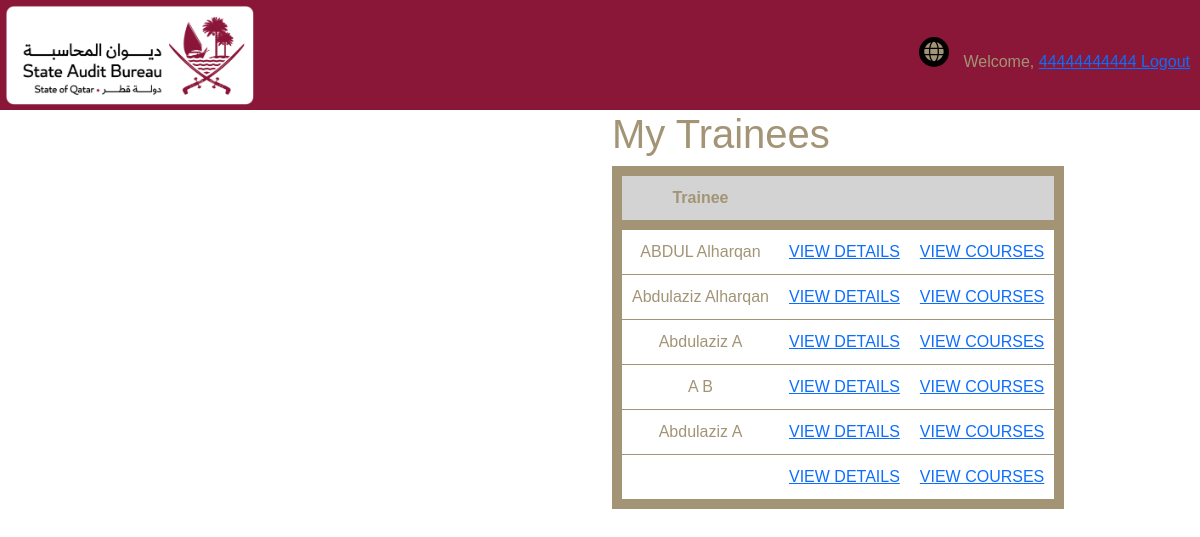
Page /my-trainees/ (signed in) on the committed database.
### accounts/models.py (models this page shows, shortened)
class CustomUser(AbstractUser):
    username = models.CharField(max_length=11, unique=True)
    email = models.EmailField(max_length=254)
    first_name = models.CharField(max_length=30)
    last_name = models.CharField(max_length=30)
    ROLE_CHOICES = (
        ('trainee', 'Trainee'),
        ('admin', 'Admin'),
        ('manager', 'Manager'),
    )
    role = models.CharField(max_length=10, choices=ROLE_CHOICES, default="trainee")
    secret_key = models.CharField(max_length=16, blank=True, null=True)
    USERNAME_FIELD = "username"
    REQUIRED_FIELDS = "email", "first_name", "last_name", "role"
    def get_name(self):
        return self.first_name + " " + self.last_name
    def __str__(self):
        return self.username

### base/models.py (models this page shows)
class Trainee(models.Model):
    trainee = models.OneToOneField(CustomUser, on_delete=models.CASCADE)
    phone = models.CharField(max_length=100)
    address = models.CharField(max_length=200, null=True)
    organization = models.CharField(max_length=200)
    job = models.CharField(max_length=100)
    manager = models.ForeignKey(Manager, on_delete=models.CASCADE)
    def __str__(self):
        return self.trainee.get_name()

### base/manager_views.py (the view)
# urls.py: path('my-trainees/', managerTrainees, name="manager-trainees"),
def managerTrainees(request):
    thisManager = Manager.objects.get(manager=request.user)
    trainees = Trainee.objects.filter(manager=thisManager)
    context = {'trainees':trainees}
    return render(request, "base/manager/my_trainees.html", context)

### base/templates/base/manager/my_trainees.html (shortened to what this page needs)
{% load static %}
<!DOCTYPE HTML>
<html>
<head>
  <link rel="stylesheet" href="https://cdnjs.cloudflare.com/ajax/libs/font-awesome/5.15.2/css/all.min.css">
  <link href="https://cdn.jsdelivr.net/npm/bootstrap@5.0.1/dist/css/bootstrap.min.css" rel="stylesheet">
  <link rel="stylesheet" href="{% static 'css/reg_style.css' %}">
</head>
<body>
  <div class="header">
    <div class="logo">
      <img src="{% static 'img/primary-rgb-state-audit-bureau-1@2x.png' %}" alt="Logo">
    </div>
    <div class="toggles">
      <div class="language-toggle">
        <label class="toggle-label" for="language-checkbox">
          <i class="fas fa-globe language-icon"></i>
        </label>
        <span class="hello-msg">Welcome, <a href="{% url 'profile' %}"> {{request.user}} </a> </span>
    <span ><a  class="hello-msg" href="{% url 'logout' %}">Logout</a></span>
      </div>
    </div>
  </div>
<div class="container">
  <div class="row">
    <div class="col-md-6">
      <div id="chartContainer" style="height: 370px;"></div>
    </div>
    <div class="col-md-6">
        <h1>My Trainees</h1>
        <table>
            <tr>
                <th>Trainee</th>
                <th></th>
                <th></th>
            </tr>
            {% for trainee in trainees %}
            <tr>
                <td>{{trainee}}</td>
                <td><a href="{% url 'trainee' trainee.id %}">VIEW DETAILS</a></td>
                <td><a href="{% url 'trainee-courses' trainee_id=trainee.id %}">VIEW COURSES</a></td>
            </tr>
            {%empty%}
            <h3>No courses</h3>
            {% endfor %}
        </table>
    </div>
  </div>
</div>
</body>
</html>

### base/static/css/reg_style.css (style rules this page uses)
* { box-sizing: border-box; }
body { margin: 0; font-family: sans-serif; color: #A29475; }
.header { display: flex; justify-content: space-between; align-items: center; padding: 10px; background-color: #8A1738; height: 110px; }
.logo img { height: 100px; left: 5px; position: absolute; top: 5px; }
.toggles { display: flex; align-items: center; }
.toggle-label { color: darkgray; display: inline-block; width: 30px; height: 30px; border-radius: 50%; background-color: #000; cursor: pointer; position: relative; margin-right: 10px; }
.toggle-label i { position: absolute; top: 50%; left: 50%; transform: translate(-50%, -50%); font-size: 20px; }
form, label, input, select, textarea { color: #A29475 !important; }

### base/templates/base/manager/my_trainees.html (style rules this page uses)
table { border-collapse: collapse; border: 10px solid #A29475; }
th, td { padding: 10px; text-align: center; border-bottom: 1px solid #A29475; }
th { background-color: lightgray; border-bottom: 10px solid #A29475; }

### rows in the picture
CustomUser: user "44444444444"
Trainee: trainee.last_name "ABDUL Alharqan"
Trainee: trainee.last_name "Abdulaziz Alharqan"
Trainee: trainee.last_name "Abdulaziz A"
Trainee: trainee.last_name "A B"
Trainee: trainee.last_name "Abdulaziz A"
